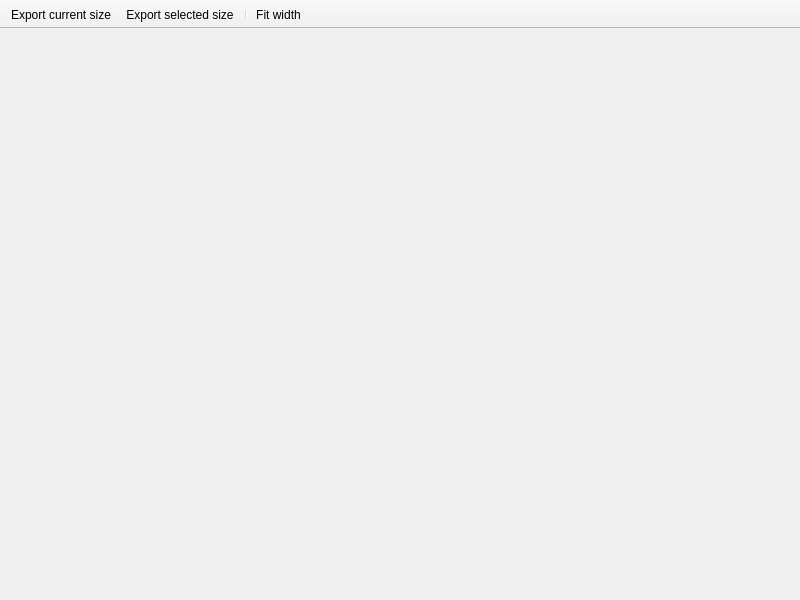
<?xml version="1.0" encoding="UTF-8"?>
<ui version="4.0">
 <class>PlotWindow</class>
 <widget class="QMainWindow" name="PlotWindow">
  <property name="geometry">
   <rect>
    <x>0</x>
    <y>0</y>
    <width>800</width>
    <height>600</height>
   </rect>
  </property>
  <widget class="QWidget" name="centralwidget">
   <layout class="QVBoxLayout" name="verticalLayout">
    <item>
     <widget class="PlotCanvas" name="canvasWidget" native="true"/>
    </item>
   </layout>
  </widget>
  <widget class="QToolBar" name="toolBar">
   <property name="movable">
    <bool>false</bool>
   </property>
   <property name="toolButtonStyle">
    <enum>Qt::ToolButtonTextBesideIcon</enum>
   </property>
   <attribute name="toolBarArea">
    <enum>TopToolBarArea</enum>
   </attribute>
   <attribute name="toolBarBreak">
    <bool>false</bool>
   </attribute>
   <addaction name="actExportCurrentSize"/>
   <addaction name="actExportSelectedSize"/>
   <addaction name="separator"/>
   <addaction name="actFitWidth"/>
  </widget>
  <action name="actExportCurrentSize">
   <property name="icon">
    <iconset>
     <normaloff>.</normaloff>.</iconset>
   </property>
   <property name="text">
    <string>Export current size</string>
   </property>
   <property name="toolTip">
    <string>Export current size</string>
   </property>
  </action>
  <action name="actExportSelectedSize">
   <property name="icon">
    <iconset>
     <normaloff>.</normaloff>.</iconset>
   </property>
   <property name="text">
    <string>Export selected size</string>
   </property>
   <property name="toolTip">
    <string>Export selected size</string>
   </property>
  </action>
  <action name="actFitWidth">
   <property name="text">
    <string>Fit width</string>
   </property>
   <property name="shortcut">
    <string notr="true">Ctrl+R</string>
   </property>
  </action>
 </widget>
 <customwidgets>
  <customwidget>
   <class>PlotCanvas</class>
   <extends>QWidget</extends>
   <header>gpxviewer.plotcanvas</header>
   <container>1</container>
  </customwidget>
 </customwidgets>
 <resources/>
 <connections>
  <connection>
   <sender>actExportCurrentSize</sender>
   <signal>triggered()</signal>
   <receiver>PlotWindow</receiver>
   <slot>onSaveCurrentSize()</slot>
   <hints>
    <hint type="sourcelabel">
     <x>-1</x>
     <y>-1</y>
    </hint>
    <hint type="destinationlabel">
     <x>399</x>
     <y>299</y>
    </hint>
   </hints>
  </connection>
  <connection>
   <sender>actExportSelectedSize</sender>
   <signal>triggered()</signal>
   <receiver>PlotWindow</receiver>
   <slot>onSaveSelectedSize()</slot>
   <hints>
    <hint type="sourcelabel">
     <x>-1</x>
     <y>-1</y>
    </hint>
    <hint type="destinationlabel">
     <x>399</x>
     <y>299</y>
    </hint>
   </hints>
  </connection>
  <connection>
   <sender>actFitWidth</sender>
   <signal>triggered()</signal>
   <receiver>PlotWindow</receiver>
   <slot>onFitWidth()</slot>
   <hints>
    <hint type="sourcelabel">
     <x>-1</x>
     <y>-1</y>
    </hint>
    <hint type="destinationlabel">
     <x>399</x>
     <y>299</y>
    </hint>
   </hints>
  </connection>
 </connections>
 <slots>
  <slot>onSaveCurrentSize()</slot>
  <slot>onSaveSelectedSize()</slot>
  <slot>onFitWidth()</slot>
 </slots>
</ui>
